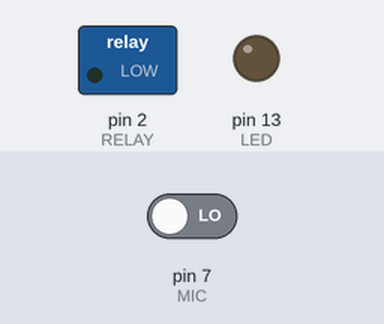
The sketch below on a simulated Arduino Uno, built with avr-gcc and run on an emulated ATmega328P. Parts: switched loads named in the sketch (green lamp = pin HIGH), output pins drawn as LEDs (lit = HIGH). Inputs (shaded band) come from the test bench; at power-on: pin 7 (MIC) LOW.

Above: at 1.2 s.
1.3 s: pin 7 (MIC) driven HIGH
At 4.1 s:
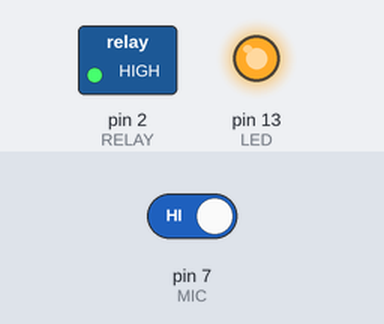
4.3 s: pin 7 (MIC) driven LOW
At 5.1 s:
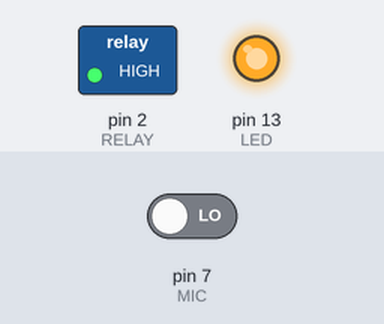
Timing chart, 0 to 7.3 s (numbered marks = the images above; inputs shaded):
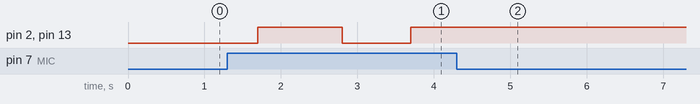

Measured:
- after the input at 1.3 s, pin 2 (RELAY), pin 13 (LED): LOW → HIGH after 0.40 s, → LOW 1.1 s later, → HIGH 0.90 s later
- after the input at 4.3 s, pin 2 (RELAY), pin 13 (LED): stops changing and stays HIGH

The sketch:

light_applauses.ino
```cpp
/*
  Using the Big Sound Sensor (KY-038) and an Arduino UNO board, this sketch make possible
  to do 2 applauses to TURN ON the lamp (RELAY) and 3 applauses to TURN OFF the lamp.
*/

const int MIC = 7;
bool CLAP_DETECTED = false;
bool FIRST_CLAP = false;
bool SECOND_CLAP = false;
bool THIRD_CLAP = false;

const int LED = 13;

const int RELAY = 2;

bool STATE = false;

unsigned long TEM;

void setup() {
  pinMode(LED, OUTPUT);
  pinMode(RELAY, OUTPUT);
  pinMode(MIC, INPUT);
  //Serial.begin(9600);
}

void loop() {
  CLAP_DETECTED = digitalRead(MIC);

  if ((CLAP_DETECTED == true) && (FIRST_CLAP == false) && (SECOND_CLAP == false) && (THIRD_CLAP == false)) {
    FIRST_CLAP = true;
    //Serial.println("Primera palmada!");
    TEM = millis();
    delay (200);
  }

  else if ((CLAP_DETECTED == true) && (FIRST_CLAP == true) && (SECOND_CLAP == false) && (THIRD_CLAP == false) ) {
    SECOND_CLAP = true;
    //Serial.println("Segunda palmada!");
    delay (200);
  }

  else if ((CLAP_DETECTED == true) && (FIRST_CLAP == true) && (SECOND_CLAP == true) && (THIRD_CLAP == false) ) {
    THIRD_CLAP = true;
    //Serial.println("Tercera palmada!");
    delay (200);
  }

  if ((FIRST_CLAP == true) && (SECOND_CLAP == true) && (THIRD_CLAP == false) && (STATE == false)) {
    STATE = !STATE;
    digitalWrite(LED, HIGH);
    digitalWrite(RELAY, HIGH);
    delay(500);
    //Serial.println("Reset");
    FIRST_CLAP = false;
    SECOND_CLAP = false;
    THIRD_CLAP = false;
  }

  if ((FIRST_CLAP == true) && (SECOND_CLAP == true) && (THIRD_CLAP == true) && (STATE == true)) {
    STATE = !STATE;
    digitalWrite(LED, LOW);
    digitalWrite(RELAY, LOW);
    delay(500);
    //Serial.println("Reset");
    FIRST_CLAP = false;
    SECOND_CLAP = false;
    THIRD_CLAP = false;
  }

  if (((millis() - TEM) >= 500) && (FIRST_CLAP == true) && (SECOND_CLAP == true || THIRD_CLAP == false)) {
    //Serial.println("Reset Time");
    //Serial.println((millis() - TEM));
    FIRST_CLAP = false;
    SECOND_CLAP = false;
    THIRD_CLAP = false;
  }
}
```
